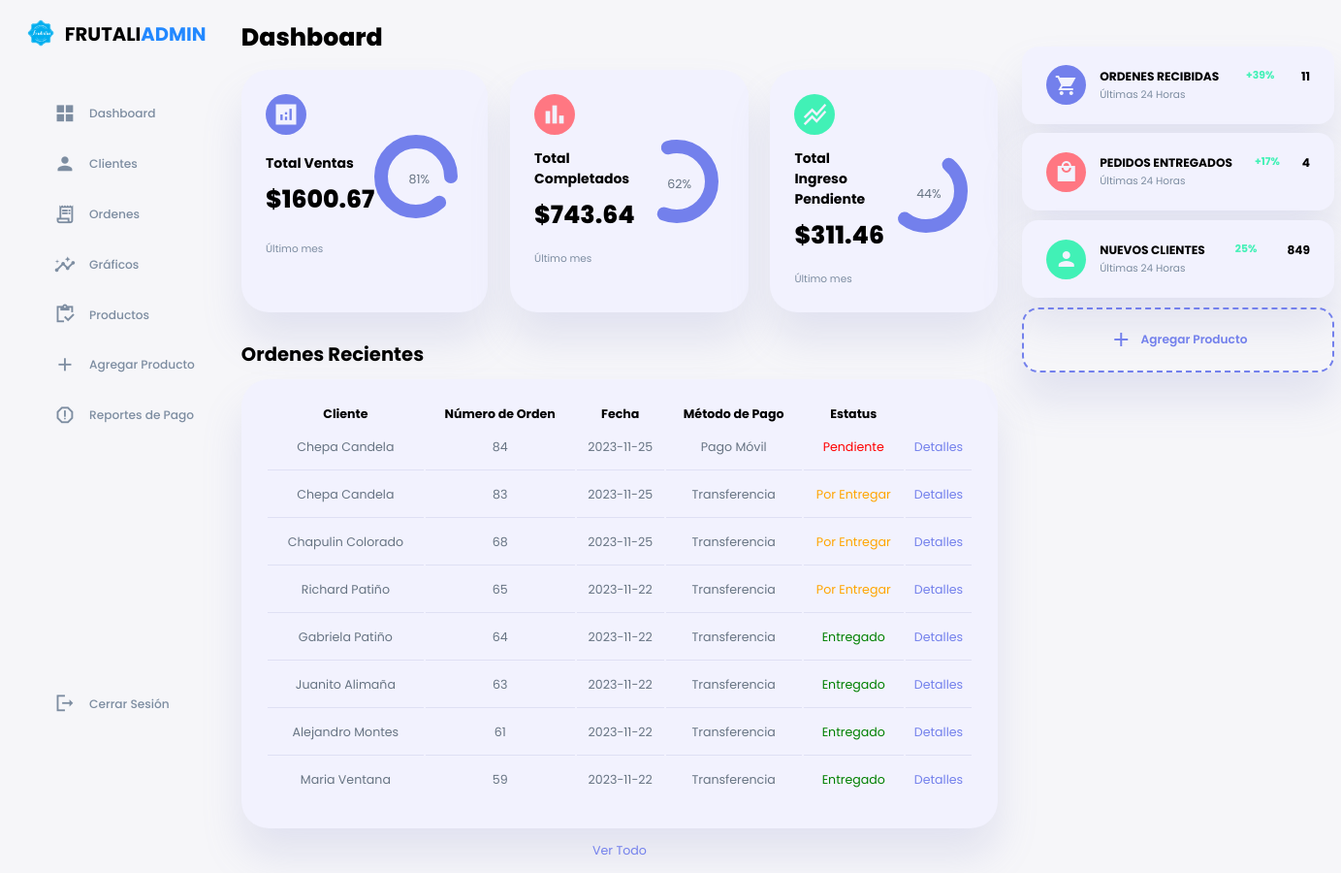
The app's page /admin/index.php with its own data.
### tables this page shows
CREATE TABLE `ordenes` (
  `id` int(11) NOT NULL,
  `cantidad` int(11) DEFAULT NULL,
  `total` decimal(10,2) DEFAULT NULL,
  `estatus_id` int(11) UNSIGNED DEFAULT NULL,
  `usuario_id` int(11) UNSIGNED DEFAULT NULL,
  `metodo_pago` varchar(20) NOT NULL,
  `direccion` varchar(50) NOT NULL,
  `telefono` varchar(15) NOT NULL,
  `created_at` date NOT NULL DEFAULT current_timestamp()
);

CREATE TABLE `users` (
  `id` int(11) UNSIGNED NOT NULL,
  `nombre` varchar(50) NOT NULL,
  `apellido` varchar(50) NOT NULL,
  `usuario` varchar(50) NOT NULL,
  `email` varchar(100) NOT NULL,
  `contraseña` varchar(255) NOT NULL,
  `avatar` varchar(255) NOT NULL,
  `is_admin` tinyint(1) NOT NULL
);

CREATE TABLE `estatus` (
  `id` int(11) UNSIGNED NOT NULL,
  `nombre` varchar(20) NOT NULL
);

### admin/index.php (the view, shortened to what this page needs)
<?php
require '../admin/config/database.php';
include '../admin/templates/header.php';
$query_orden = "SELECT * FROM ordenes ORDER BY id DESC LIMIT 8";
$ordenes = mysqli_query($connection, $query_orden);
$sql = "SELECT SUM(total) AS total_ventas FROM ordenes";
$result = mysqli_query($connection, $sql);
if (mysqli_num_rows($result) > 0) {
    $row = mysqli_fetch_assoc($result);
    $totalVentas = $row["total_ventas"];
} else {
    $totalVentas = 0;
}
$sql_entregado = "SELECT SUM(total) AS total_ventas_entregado FROM ordenes WHERE estatus_id = 4";
$resultado = mysqli_query($connection, $sql_entregado);
if (mysqli_num_rows($resultado) > 0) {
    $row = mysqli_fetch_assoc($resultado);
    $totalEntregado = $row["total_ventas_entregado"];
} else {
    $totalEntregado = 0;
}
$sql_pendiente = "SELECT SUM(total) AS total_pendiente FROM ordenes WHERE estatus_id = 1";
$resultado = mysqli_query($connection, $sql_pendiente);
if (mysqli_num_rows($resultado) > 0) {
    $row = mysqli_fetch_assoc($resultado);
    $totalPendiente = $row["total_pendiente"];
} else {
    $totalPendiente = 0;
}
$sql = "SELECT COUNT(*) AS total_ordenes FROM ordenes";
$result = mysqli_query($connection, $sql);
if (mysqli_num_rows($resultado) > 0) {
    $row = mysqli_fetch_assoc($result);
    $total_ordenes = $row["total_ordenes"];
} else {
    echo "No se encontraron órdenes.";
}
$consulta = "SELECT COUNT(*) AS total_entregado FROM ordenes WHERE estatus_id = 4";
$resultado = mysqli_query($connection, $consulta);
if (mysqli_num_rows($resultado) > 0) {
    $row = mysqli_fetch_assoc($resultado);
    $total_entregado = $row["total_entregado"];
}
?>
        <main>
            <h1>Dashboard</h1>
            <div class="insights">
                <div class="sales">
                    <span class="material-icons-sharp">analytics</span>
                    <div class="middle">
                        <div class="left">
                            <h3>Total Ventas</h3>
                            <h1>$<?= $totalVentas ?></h1>
                        </div>
                        <div class="progress">
                            <svg>
                                <circle cx="38" cy="38" r="36"></circle>
                            </svg>
                            <div class="number">
                                <p>81%</p>
                            </div>
                        </div>
                    </div>
                    <small class="text-muted">Último mes</small>
                </div>
                <div class="expenses">
                    <span class="material-icons-sharp">bar_chart</span>
                    <div class="middle">
                        <div class="left">
                            <h3>Total Completados</h3>
                            <h1>$<?= $totalEntregado ?></h1>
                        </div>
                        <div class="progress">
                            <svg>
                                <circle cx="38" cy="38" r="36"></circle>
                            </svg>
                            <div class="number">
                                <p>62%</p>
                            </div>
                        </div>
                    </div>
                    <small class="text-muted">Último mes</small>
                </div>
                <div class="income">
                    <span class="material-icons-sharp">stacked_line_chart</span>
                    <div class="middle">
                        <div class="left">
                            <h3>Total Ingreso Pendiente</h3>
                            <h1>$<?= $totalPendiente ?></h1>
                        </div>
                        <div class="progress">
                            <svg>
                                <circle cx="38" cy="38" r="36"></circle>
                            </svg>
                            <div class="number">
                                <p>44%</p>
                            </div>
                        </div>
                    </div>
                    <small class="text-muted">Último mes</small>
                </div>
            </div>
            <div class="recent-orders">
                <h2>Ordenes Recientes</h2>
                <?php if(mysqli_num_rows($ordenes)> 0) : ?>
                <table>
                    <thead>
                        <tr>
                            <th>Cliente</th>
                            <th>Número de Orden</th>
                            <th>Fecha</th>
                            <th>Método de Pago</th>
                            <th>Estatus</th>
                            <th></th>
                        </tr>
                    </thead>
                    <tbody>
                    <?php while($orden = mysqli_fetch_assoc($ordenes)) : ?>
                        <?php
                        $usuario_id = $orden['usuario_id'];
                        $usuario_query = "SELECT nombre, apellido FROM users WHERE id = $usuario_id";
                        $usuario_result = mysqli_query($connection, $usuario_query);
                        $nombre_usuario = mysqli_fetch_assoc($usuario_result);
                        $status = $orden['estatus_id'];
                        $status_query = "SELECT * FROM estatus WHERE id = $status";
                        $status_result = mysqli_query($connection, $status_query);
                        $status_nombre = mysqli_fetch_assoc($status_result);
                        ?>
                        <tr>
                            <td><?= $nombre_usuario['nombre'] . ' ' . $nombre_usuario['apellido'] ?></td>
                            <td><?= $orden['id'] ?></td>
                            <td><?= $orden['created_at'] ?></td>
                            <td><?= $orden['metodo_pago'] ?></td>
                            <td style="color:<?php if($status_nombre['nombre'] == 'Pendiente'){ echo 'red'; }
                        elseif($status_nombre['nombre'] == 'Pagado'){ echo 'green'; }
                        elseif($status_nombre['nombre'] == 'Entregado'){ echo 'green'; }
                        else{ echo 'orange'; }; ?>">
                                <?= $status_nombre['nombre'] ?>
                            </td>
                            <td class="primary"><a href="<?=ROOT_URL?>admin/detalle-orden.php?id=<?=$orden['id']?>">Detalles</a></td>
                        </tr>
                        <?php endwhile ?>
                </table>
                <?php endif ?>
                <a href="ordenes.php">Ver Todo</a>
            </div>
        </main>
        <div class="right">
            <div class="sales-analytics">
                <div class="item online">
                    <div class="icon">
                        <span class="material-icons-sharp">shopping_cart</span>
                    </div>
                    <div class="right">
                        <div class="info">
                            <h3>ORDENES RECIBIDAS</h3>
                            <small class="text-muted">Últimas 24 Horas</small>
                        </div>
                        <h5 class="success">+39%</h5>
                        <h3><?= $total_ordenes ?></h3>
                    </div>
                </div>
                <div class="item offline">
                    <div class="icon">
                        <span class="material-icons-sharp">local_mall</span>
                    </div>
                    <div class="right">
                        <div class="info">
                            <h3>PEDIDOS ENTREGADOS</h3>
                            <small class="text-muted">Últimas 24 Horas</small>
                        </div>
                        <h5 class="success">+17%</h5>
                        <h3><?= $total_entregado ?></h3>
                    </div>
                </div>
                <div class="item customers">
                    <div class="icon">
                        <span class="material-icons-sharp">person</span>
                    </div>
                    <div class="right">
                        <div class="info">
                            <h3>NUEVOS CLIENTES</h3>
                            <small class="text-muted">Últimas 24 Horas</small>
                        </div>
                        <h5 class="success">25%</h5>
                        <h3>849</h3>
                    </div>
                </div>
                <div class="item add-product">
                    <div>
                        <span class="material-icons-sharp">add</span>
                        <a href="add-producto.php"><h3>Agregar Producto</h3></a>
                    </div>
                </div>
            </div>
        </div>
</div>
<?php include '../admin/templates/footer.php'; ?>

### admin/templates/header.php (shortened to what this page needs)
<!DOCTYPE html>
<html lang="en">
<head>
    <link rel="stylesheet" href="style.css">
    <link rel="stylesheet" href="form.css">
    <link href='https://unpkg.com/boxicons@2.1.4/css/boxicons.min.css' rel='stylesheet'>
<link href="https://cdn.jsdelivr.net/npm/sweetalert2@11.7.32/dist/sweetalert2.min.css" rel="stylesheet">
<link rel="stylesheet" href="https://unicons.iconscout.com/release/v4.0.8/css/line.css">
</head>
<body>
<div class="container">
        <aside>
            <div class="top">
                <div class="logo">
                    <img src="images/logo_frutalia180.png" alt="Logo">
                    <h2>FRUTALI<span class="frutalia">ADMIN</span></h2>
                </div>
            </div>
            <div class="sidebar">
                <a href="index.php" >
                    <span class="material-icons-sharp">grid_view</span>
                    <h3>Dashboard</h3>
                </a>
                <a href="usuarios.php" >
                    <span class="material-icons-sharp">person</span>
                    <h3>Clientes</h3>
                </a>
                <a href="ordenes.php">
                    <span class="material-icons-sharp">receipt_long</span>
                    <h3>Ordenes</h3>
                </a>
                <a href="graficos.php">
                    <span class="material-icons-sharp">insights</span>
                    <h3>Gráficos</h3>
                </a>
                <a href="productos.php">
                    <span class="material-icons-sharp">inventory</span>
                    <h3>Productos</h3>
                </a>
                <a href="add-producto.php">
                    <span class="material-icons-sharp">add</span>
                    <h3>Agregar Producto</h3>
                </a>
                <a href="reportes-pagos.php">
                    <span class="material-icons-sharp">report_gmailerrorred</span>
                    <h3>Reportes de Pago</h3>
                </a>
                <a href="<?= ROOT_URL ?>logout.php">
                    <span class="material-icons-sharp">logout</span>
                    <h3>Cerrar Sesión</h3>
                </a>
            </div>
        </aside>

### admin/templates/footer.php (shortened to what this page needs)
</body>
</html>

### admin/form.css (style rules this page uses)
:root { --color-primary: #7380ec; --color-primary-light: hsl(242, 91%, 69%, 18%); --color-primary-variant: #5854c7; --color-red: #da0f3f; --color-red-light: hsl(346, 87%, 46%, 15%); --color-green: #00c476; --color-green-light: hsl(156, 100%, 38%, 15%); --color-gray-900: #1e1e66; --color-gray-700: #2d2b7c; --color-gray-300: rgba(242, 242, 254, 0.3); --color-gray-200: rgba(242, 242, 254, 0.7); --color-white: #f2f2fe; --color-bg: #fff; --azul-frutalia:#2288ff; --transition: all 300ms ease; --container-width-lg: 74%; --container-width-md: 88%; --form-width: 60%; --card-border-radius-1: 0.3rem; --card-border-radius-2: 0.5rem; --card-border-radius-3: 0.8rem; --card-border-radius-4: 2rem; --card-border-radius-5: 5rem; }

### records on screen
ordenes: usuario.nombre "Chepa", usuario.apellido "Candela", id "84", created_at "2023-11-25", metodo_pago "Pago Móvil", estatus.nombre "Pendiente"
ordenes: usuario.nombre "Chepa", usuario.apellido "Candela", id "83", created_at "2023-11-25", metodo_pago "Transferencia", estatus.nombre "Por Entregar"
ordenes: usuario.nombre "Chapulin", usuario.apellido "Colorado", id "68", created_at "2023-11-25", metodo_pago "Transferencia", estatus.nombre "Por Entregar"
ordenes: usuario.nombre "Richard", usuario.apellido "Patiño", id "65", created_at "2023-11-22", metodo_pago "Transferencia", estatus.nombre "Por Entregar"
ordenes: usuario.nombre "Gabriela", usuario.apellido "Patiño", id "64", created_at "2023-11-22", metodo_pago "Transferencia", estatus.nombre "Entregado"
ordenes: usuario.nombre "Juanito", usuario.apellido "Alimaña", id "63", created_at "2023-11-22", metodo_pago "Transferencia", estatus.nombre "Entregado"
ordenes: usuario.nombre "Alejandro", usuario.apellido "Montes", id "61", created_at "2023-11-22", metodo_pago "Transferencia", estatus.nombre "Entregado"
ordenes: usuario.nombre "Maria", usuario.apellido "Ventana", id "59", created_at "2023-11-22", metodo_pago "Transferencia", estatus.nombre "Entregado"

### other values on screen
$totalVentas "1600.67"
$totalEntregado "743.64"
$totalPendiente "311.46"
$total_ordenes "11"
$total_entregado "4"
